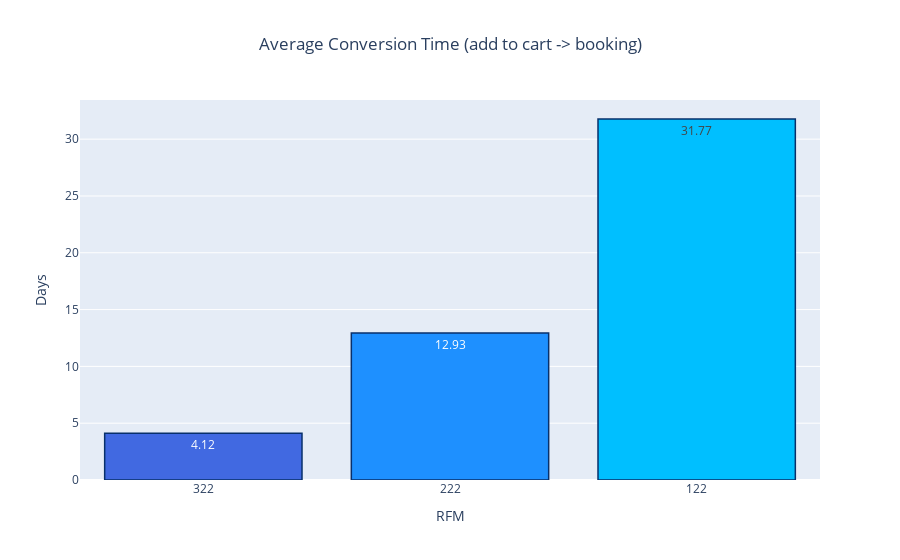

The notebook cell saved with this chart:
### Code cell
import plotly.graph_objects as go

# Sample data
x = ['322', '222', '122']
y = [np.mean(x2[x2['RFM_Segment_y'] == 322]['add_book_mean']), np.mean(x2[x2['RFM_Segment_y'] == 222]['add_book_mean']), np.mean(x2[x2['RFM_Segment_y'] == 122]['add_book_mean'])]



colors = ['rgb(65, 105, 225)', 'rgb(30, 144, 255)', 'rgb(0, 191, 255)']

# Create a bar graph
fig = go.Figure(data=go.Bar(x=x, y=y, text=y, textposition='auto', texttemplate='%{y:.2f}', marker=dict(color=colors)))

# Customize the layout
fig.update_layout(
    title='Average Conversion Time (add to cart -> booking)',
    xaxis_title='RFM',
    yaxis_title='Days',
    title_x=0.5
)
fig.update_traces(marker_line_color='rgb(8,48,107)', marker_line_width=1.5)

# Display the graph
fig.show()

### Figure 1 — Plotly figure (JSON) as saved in the notebook; plotly's stock layout.template omitted (floating-point values rounded to 4 significant figures)
{"data": [{"marker": {"color": ["rgb(65, 105, 225)", "rgb(30, 144, 255)", "rgb(0, 191, 255)"], "line": {"color": "rgb(8,48,107)", "width": 1.5}}, "text": ["4.123066443057027", "12.93062553016861", "31.774872422352956"], "textposition": "auto", "texttemplate": "%{y:.2f}", "type": "bar", "x": ["322", "222", "122"], "y": [4.123, 12.93, 31.77]}], "layout": {"title": {"text": "Average Conversion Time (add to cart -> booking)", "x": 0.5}, "xaxis": {"title": {"text": "RFM"}}, "yaxis": {"title": {"text": "Days"}}}}
